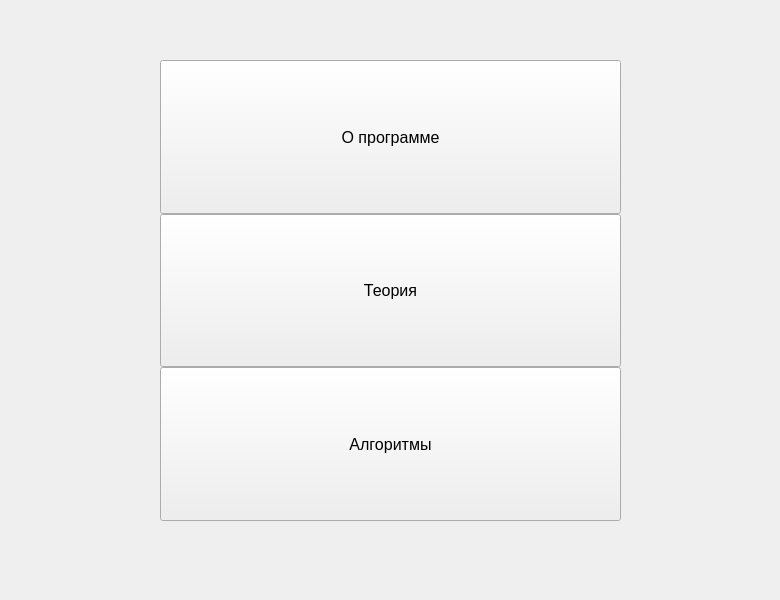
<?xml version="1.0" encoding="UTF-8"?>
<ui version="4.0">
 <class>MainWindow</class>
 <widget class="QMainWindow" name="MainWindow">
  <property name="geometry">
   <rect>
    <x>0</x>
    <y>0</y>
    <width>780</width>
    <height>600</height>
   </rect>
  </property>
  <property name="sizePolicy">
   <sizepolicy hsizetype="Preferred" vsizetype="Preferred">
    <horstretch>0</horstretch>
    <verstretch>0</verstretch>
   </sizepolicy>
  </property>
  <property name="minimumSize">
   <size>
    <width>780</width>
    <height>600</height>
   </size>
  </property>
  <property name="maximumSize">
   <size>
    <width>780</width>
    <height>600</height>
   </size>
  </property>
  <property name="font">
   <font>
    <pointsize>12</pointsize>
   </font>
  </property>
  <property name="windowTitle">
   <string>Алгоритм Дейкстры перевода в обратную польскую запись</string>
  </property>
  <property name="autoFillBackground">
   <bool>true</bool>
  </property>
  <property name="tabShape">
   <enum>QTabWidget::Rounded</enum>
  </property>
  <widget class="QWidget" name="centralwidget">
   <widget class="QStackedWidget" name="stackedWidget">
    <property name="geometry">
     <rect>
      <x>0</x>
      <y>0</y>
      <width>780</width>
      <height>600</height>
     </rect>
    </property>
    <property name="sizePolicy">
     <sizepolicy hsizetype="Expanding" vsizetype="Expanding">
      <horstretch>0</horstretch>
      <verstretch>0</verstretch>
     </sizepolicy>
    </property>
    <property name="currentIndex">
     <number>1</number>
    </property>
    <widget class="QWidget" name="clean_show"/>
    <widget class="QWidget" name="main_menu">
     <widget class="QWidget" name="verticalLayoutWidget_2">
      <property name="geometry">
       <rect>
        <x>160</x>
        <y>60</y>
        <width>461</width>
        <height>461</height>
       </rect>
      </property>
      <layout class="QVBoxLayout" name="menu">
       <property name="spacing">
        <number>0</number>
       </property>
       <item>
        <widget class="QPushButton" name="Info">
         <property name="sizePolicy">
          <sizepolicy hsizetype="Preferred" vsizetype="Preferred">
           <horstretch>0</horstretch>
           <verstretch>0</verstretch>
          </sizepolicy>
         </property>
         <property name="font">
          <font>
           <pointsize>12</pointsize>
           <bold>false</bold>
          </font>
         </property>
         <property name="text">
          <string>О программе</string>
         </property>
        </widget>
       </item>
       <item>
        <widget class="QPushButton" name="Theory">
         <property name="sizePolicy">
          <sizepolicy hsizetype="Preferred" vsizetype="Preferred">
           <horstretch>0</horstretch>
           <verstretch>0</verstretch>
          </sizepolicy>
         </property>
         <property name="font">
          <font>
           <pointsize>12</pointsize>
           <bold>false</bold>
          </font>
         </property>
         <property name="text">
          <string>Теория</string>
         </property>
        </widget>
       </item>
       <item>
        <widget class="QPushButton" name="Demo">
         <property name="sizePolicy">
          <sizepolicy hsizetype="Preferred" vsizetype="Preferred">
           <horstretch>0</horstretch>
           <verstretch>0</verstretch>
          </sizepolicy>
         </property>
         <property name="font">
          <font>
           <pointsize>12</pointsize>
           <bold>false</bold>
          </font>
         </property>
         <property name="text">
          <string>Алгоритмы</string>
         </property>
        </widget>
       </item>
      </layout>
     </widget>
    </widget>
    <widget class="demo" name="demo_show"/>
    <widget class="theory" name="theory_show"/>
    <widget class="show_text" name="info_show"/>
   </widget>
  </widget>
  <action name="prog_info">
   <property name="text">
    <string>Информация</string>
   </property>
  </action>
  <action name="Statistica">
   <property name="text">
    <string>Статистика</string>
   </property>
  </action>
 </widget>
 <customwidgets>
  <customwidget>
   <class>theory</class>
   <extends>QWidget</extends>
   <header location="global">theory.h</header>
   <container>1</container>
  </customwidget>
  <customwidget>
   <class>demo</class>
   <extends>QWidget</extends>
   <header location="global">demo.h</header>
   <container>1</container>
  </customwidget>
  <customwidget>
   <class>show_text</class>
   <extends>QWidget</extends>
   <header location="global">show_text.h</header>
   <container>1</container>
  </customwidget>
 </customwidgets>
 <resources/>
 <connections/>
</ui>
